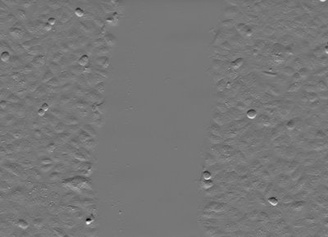
#> input picture 2.Traditional Machine Learning in Python/image/scratch.jpg, 328 x 237 px, shrunk from 400 x 289 before the run
$ jupyter execute '8.generate features in Python for machine learning.ipynb'
#> lines starting #> are read from the running program, lines starting #| are printed output that depends on the picture
[cell 1]
import cv2
from skimage.filters.rank import entropy
from skimage.morphology import disk
from matplotlib import pyplot as plt

img = cv2.imread('image/scratch.jpg')
#> img is the input picture: shape (237, 328, 3); min 1, max 250, mean 118.6
img = cv2.cvtColor(img, cv2.COLOR_BGR2GRAY)
#> img: shape (237, 328)

entropy_img = entropy(img, disk(1))
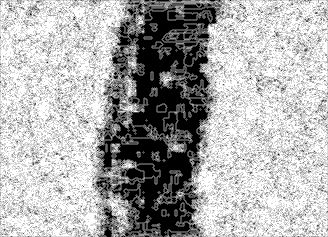
#> entropy_img: shape (237, 328) float64; min 0, max 2.32, mean 1.58; drawn with min black and max white

plt.figure()
plt.imshow(img, cmap='gray')
plt.figure()
plt.imshow(entropy_img, cmap='gray')

[cell 2]
img = cv2.imread('image/Yeast_Cells.png')
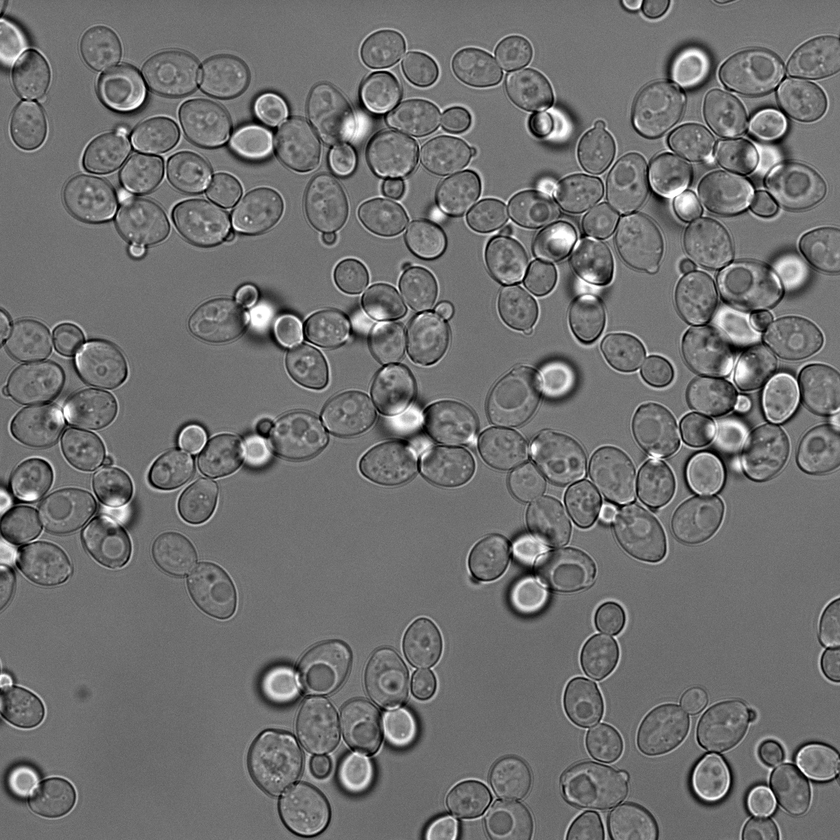
#> input picture 2.Traditional Machine Learning in Python/image/Yeast_Cells.png, 840 x 840 px, shrunk from 1024 x 1024 before the run
#> img is the input picture: shape (840, 840, 3); min 0, max 255, mean 112
img = cv2.cvtColor(img, cv2.COLOR_BGR2GRAY)
#> img: shape (840, 840)

entropy_img = entropy(img, disk(1))
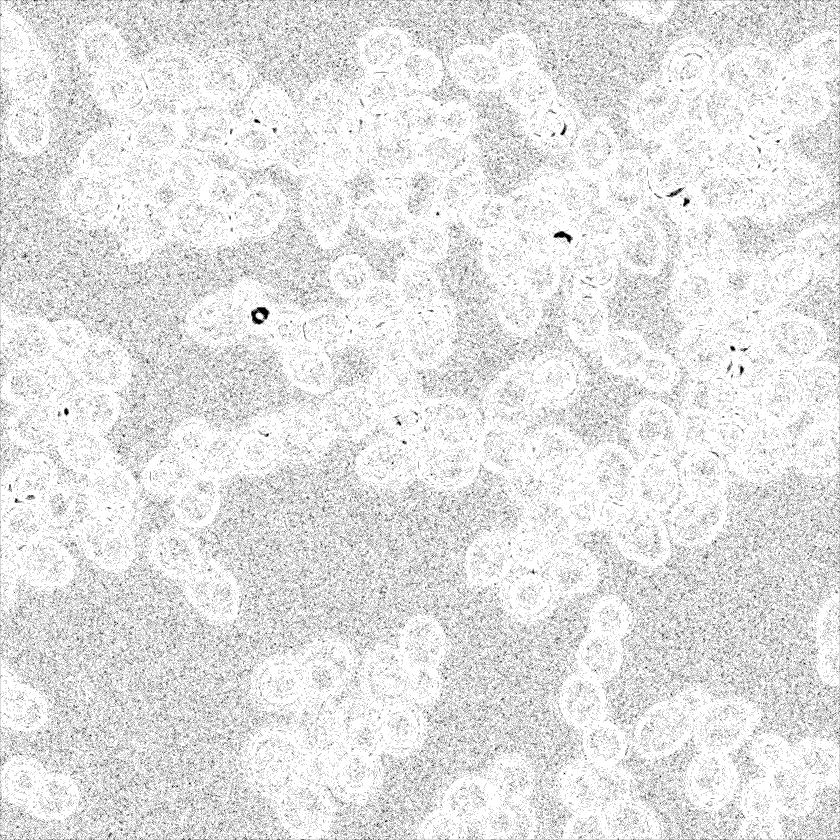
#> entropy_img: shape (840, 840) float64; min 0, max 2.32, mean 2.08; drawn with min black and max white

plt.figure()
plt.imshow(img, cmap='gray')
plt.figure()
plt.imshow(entropy_img, cmap='gray')
## entropy filter is not suitable to this case

[cell 3]
from scipy import ndimage as nd

gaussian_img = nd.gaussian_filter(img, sigma=3)
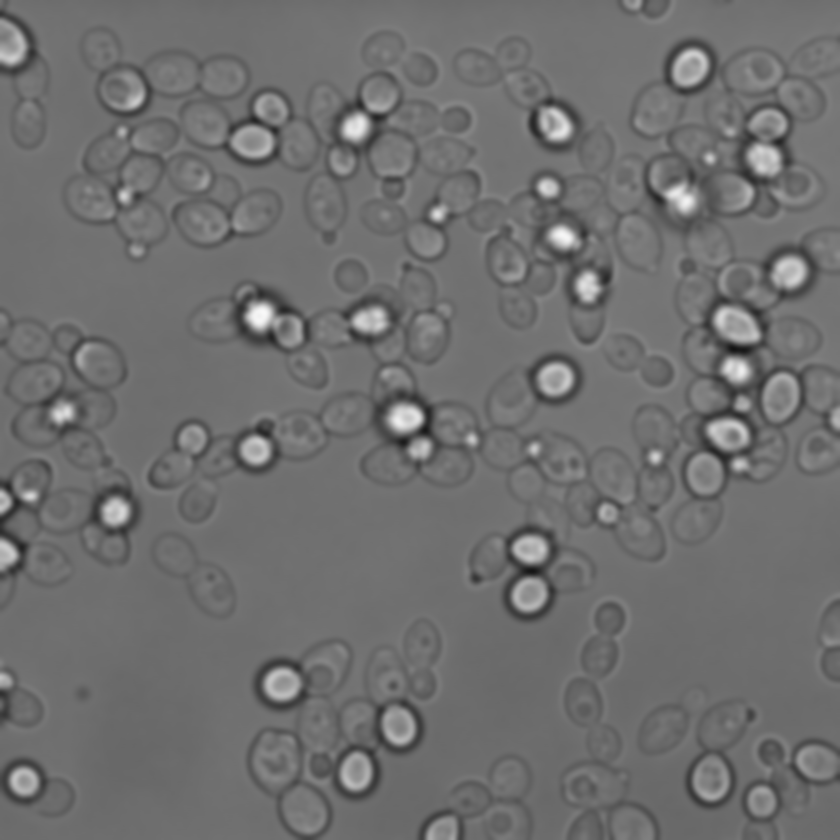
#> gaussian_img: shape (840, 840); min 19, max 248, mean 111

plt.figure()
plt.imshow(img, cmap='gray')
plt.figure()
plt.imshow(gaussian_img, cmap='gray')

[cell 4]
from skimage.filters import sobel

sobel_img = sobel(img)
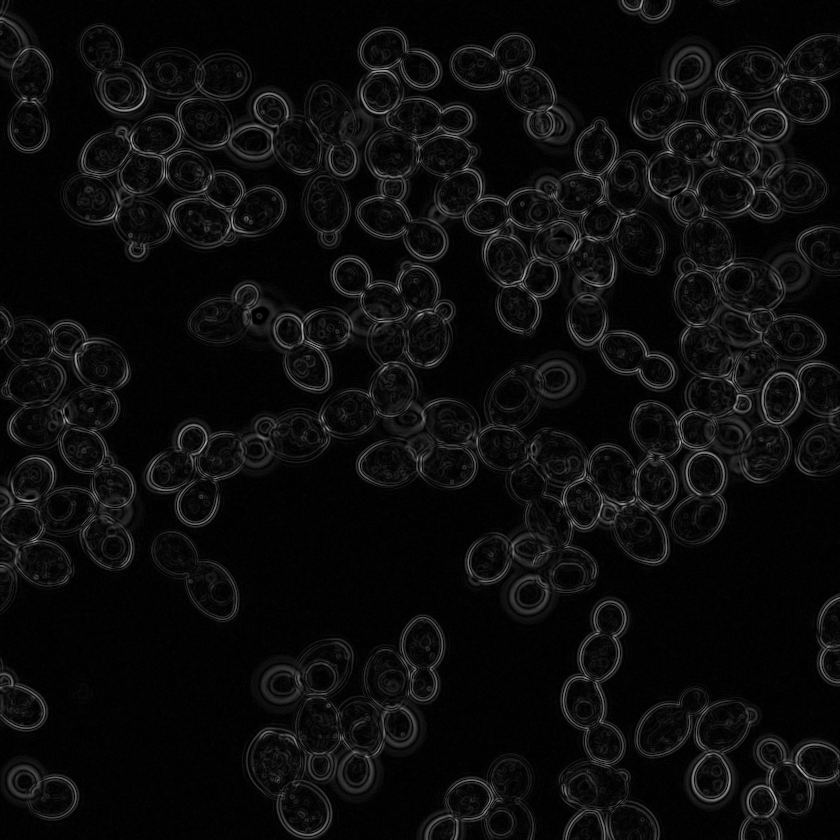
#> sobel_img: shape (840, 840) float64; min 0, max 0.691, mean 0.0487

plt.figure()
plt.imshow(img, cmap='gray')
plt.figure()
plt.imshow(sobel_img, cmap='gray')
